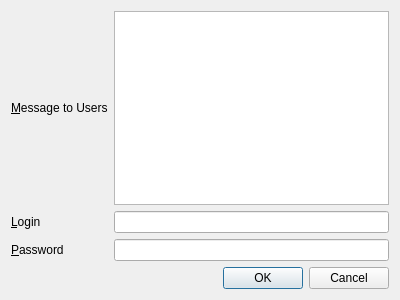
<?xml version="1.0" encoding="UTF-8"?>
<ui version="4.0">
 <class>settings</class>
 <widget class="QDialog" name="settings">
  <property name="geometry">
   <rect>
    <x>0</x>
    <y>0</y>
    <width>400</width>
    <height>300</height>
   </rect>
  </property>
  <property name="windowTitle">
   <string>Settings</string>
  </property>
  <layout class="QGridLayout" name="gridLayout">
   <item row="0" column="0">
    <widget class="QLabel" name="label">
     <property name="text">
      <string>&amp;Message to Users</string>
     </property>
     <property name="buddy">
      <cstring>plainTextEdit</cstring>
     </property>
    </widget>
   </item>
   <item row="0" column="1">
    <widget class="QPlainTextEdit" name="plainTextEdit"/>
   </item>
   <item row="1" column="0">
    <widget class="QLabel" name="label_2">
     <property name="text">
      <string>&amp;Login</string>
     </property>
     <property name="buddy">
      <cstring>lineEditLogin</cstring>
     </property>
    </widget>
   </item>
   <item row="1" column="1">
    <widget class="QLineEdit" name="lineEditLogin"/>
   </item>
   <item row="2" column="0">
    <widget class="QLabel" name="label_3">
     <property name="text">
      <string>&amp;Password</string>
     </property>
     <property name="buddy">
      <cstring>lineEditPassword</cstring>
     </property>
    </widget>
   </item>
   <item row="2" column="1">
    <widget class="QLineEdit" name="lineEditPassword">
     <property name="echoMode">
      <enum>QLineEdit::Password</enum>
     </property>
    </widget>
   </item>
   <item row="3" column="0" colspan="2">
    <widget class="QDialogButtonBox" name="buttonBox">
     <property name="orientation">
      <enum>Qt::Horizontal</enum>
     </property>
     <property name="standardButtons">
      <set>QDialogButtonBox::Cancel|QDialogButtonBox::Ok</set>
     </property>
    </widget>
   </item>
  </layout>
 </widget>
 <resources/>
 <connections>
  <connection>
   <sender>buttonBox</sender>
   <signal>accepted()</signal>
   <receiver>settings</receiver>
   <slot>accept()</slot>
   <hints>
    <hint type="sourcelabel">
     <x>248</x>
     <y>254</y>
    </hint>
    <hint type="destinationlabel">
     <x>157</x>
     <y>274</y>
    </hint>
   </hints>
  </connection>
  <connection>
   <sender>buttonBox</sender>
   <signal>rejected()</signal>
   <receiver>settings</receiver>
   <slot>reject()</slot>
   <hints>
    <hint type="sourcelabel">
     <x>316</x>
     <y>260</y>
    </hint>
    <hint type="destinationlabel">
     <x>286</x>
     <y>274</y>
    </hint>
   </hints>
  </connection>
 </connections>
</ui>
